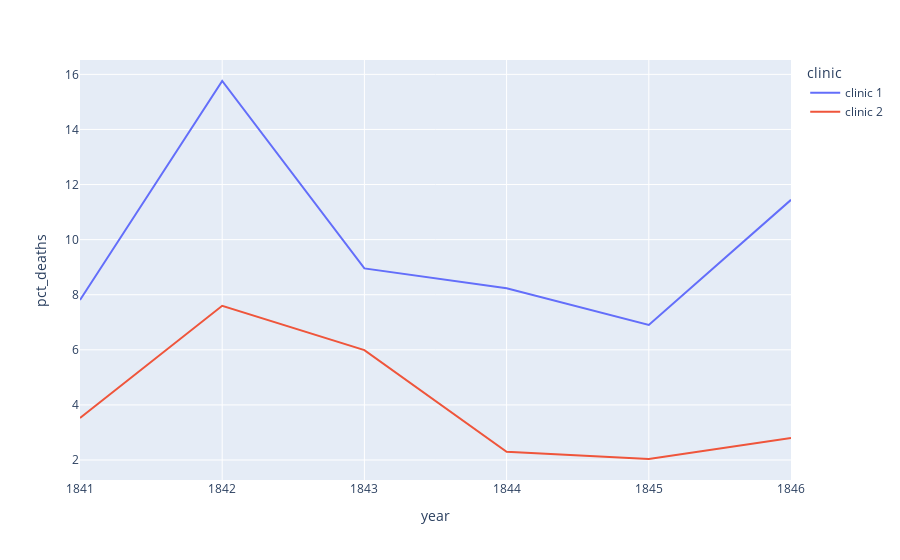

Write notebook code for a chart like this one.
### Markdown cell above
### Plotting the Proportion of Yearly Deaths by Clinic

### Code cell
import plotly.express as px

px.line(data_frame=clinic_deaths_pct,
        x="year",
        y="pct_deaths",
        color="clinic")

# Highest monthly death rate of clinic 1 compared to clinic 2 is 1842

### Figure 1 — Plotly figure (JSON) as saved in the notebook; plotly's stock layout.template omitted (floating-point values rounded to 4 significant figures)
{"data": [{"hovertemplate": "clinic=clinic 1<br>year=%{x}<br>pct_deaths=%{y}<extra></extra>", "legendgroup": "clinic 1", "line": {"color": "#636efa", "dash": "solid"}, "marker": {"symbol": "circle"}, "mode": "lines", "name": "clinic 1", "orientation": "v", "showlegend": true, "type": "scatter", "x": [1841, 1842, 1843, 1844, 1845, 1846], "xaxis": "x", "y": [7.806, 15.76, 8.954, 8.236, 6.901, 11.45], "yaxis": "y"}, {"hovertemplate": "clinic=clinic 2<br>year=%{x}<br>pct_deaths=%{y}<extra></extra>", "legendgroup": "clinic 2", "line": {"color": "#EF553B", "dash": "solid"}, "marker": {"symbol": "circle"}, "mode": "lines", "name": "clinic 2", "orientation": "v", "showlegend": true, "type": "scatter", "x": [1841, 1842, 1843, 1844, 1845, 1846], "xaxis": "x", "y": [3.522, 7.597, 5.988, 2.3, 2.036, 2.797], "yaxis": "y"}], "layout": {"legend": {"title": {"text": "clinic"}, "tracegroupgap": 0}, "margin": {"t": 60}, "xaxis": {"anchor": "y", "domain": [0, 1], "title": {"text": "year"}}, "yaxis": {"anchor": "x", "domain": [0, 1], "title": {"text": "pct_deaths"}}}}
